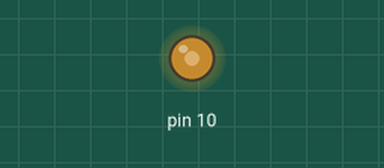
This sketch was run on a simulated Arduino Uno, built with avr-gcc and run on an emulated ATmega328P. Shown: output pins drawn as LEDs (lit = HIGH).

Above: at 0.1 s.
Timing chart, 0 to 1.6 s (numbered marks = the images above):
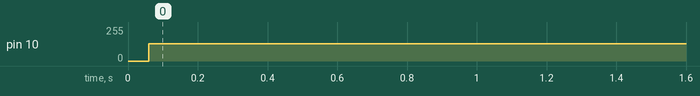

Measured:
- by itself, pin 10: 0/255 → 128/255 at 0.06 s

The sketch:

1_LED_50.ino
```cpp
void setup()
{											 // 한 번만 실행
	pinMode(10, OUTPUT); // 10번 핀을 출력으로 설정 (LED가 꽂힌 핀)
}

void loop()
{													// 무한대로 실행
	digitalWrite(10, HIGH); // 10번 핀을 디지털로 출력 (5v 출력)
	delay(5);								// 5ms 동안 아두이노 멈춤 (0.005초)
	digitalWrite(10, LOW);	// 10번 핀을 디지털로 출력 (0v 출력)
	delay(5);								// 5ms 동안 아두이노 멈춤 (0.005초)
}
```
